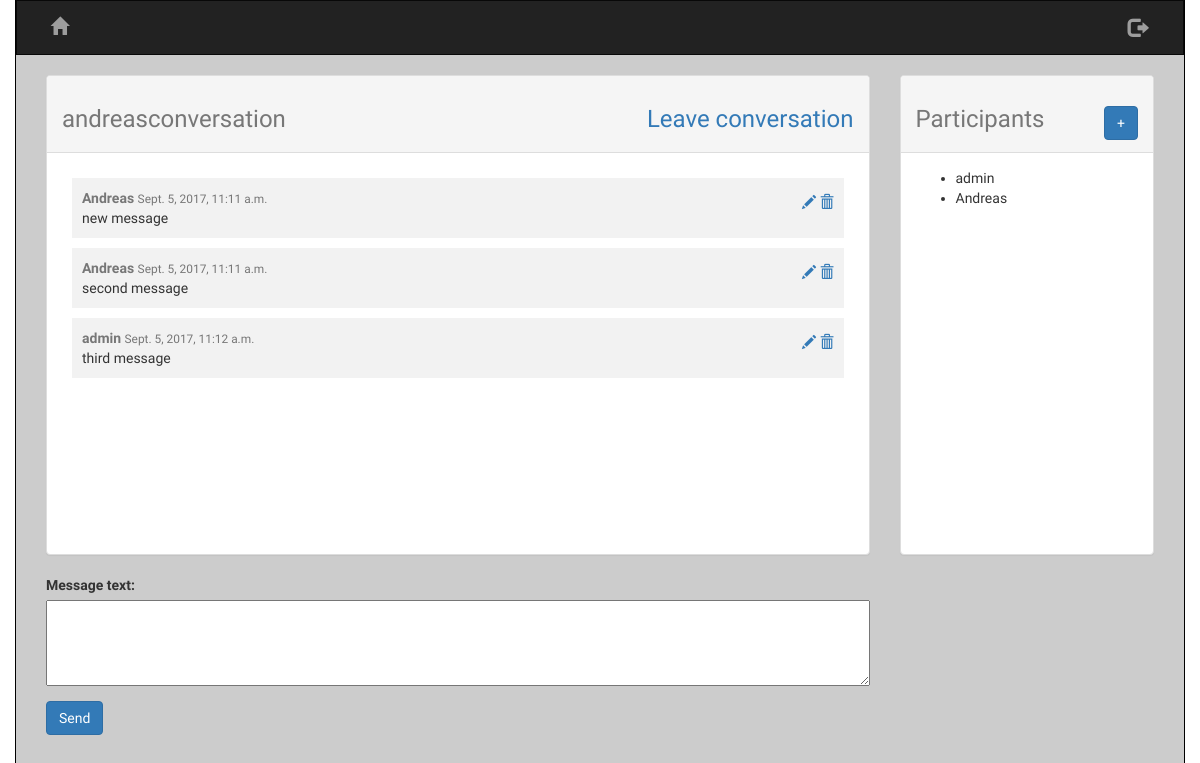
The app's page /messenger/conversations/48/ with its own data.
### messenger/models.py (models this page shows, shortened)
class Conversation(models.Model):
	participants = models.ManyToManyField(User)
	created = models.DateTimeField(auto_now=True)
	conversation_name = models.CharField(max_length=100)

class Message(models.Model):
	sent_by = models.ForeignKey(User, related_name='sent_by')
	conversation = models.ForeignKey(Conversation, on_delete=models.CASCADE)
	message_text = models.CharField(max_length=1000)
	timestamp = models.DateTimeField(auto_now_add=True)

### messenger/views.py (the view, shortened to what this page needs)
# urls.py: url(r'^conversations/(?P<conversation_id>[0-9]+)/$', views.ConversationView.as_view(), name="conversation"),
class ConversationView(generic.TemplateView):
	template_name = 'messenger/conversation.html'
	def get(self, request, conversation_id):
		conversation = Conversation.objects.get(pk=conversation_id)
		participants = conversation.participants.all()
		messages = conversation.message_set.all().order_by('timestamp')
		messageform = MessageForm()
		participantform = AddParticipantForm()
		return render(request, 'messenger/conversation.html',
			{'messageform': messageform, 'participantform': participantform, 'conversation': conversation, 'participants': participants, 'messages': messages, 'pk': conversation_id})

### messenger/forms.py
class MessageForm(forms.ModelForm):
	class Meta:
		model = Message
		fields = ('message_text',)
		widgets = {'message_text': forms.Textarea(attrs={'rows': 4})}

class AddParticipantForm(forms.Form):
	username = forms.CharField(max_length=150)
	class Meta:
		fields = ('username',)

### messenger/templates/messenger/conversation.html (shortened to what this page needs)
{% extends 'messenger/base.html' %}
{% block scripts %}
  {% load staticfiles %}
  <link rel="stylesheet" type="text/css" href={% static 'messenger/css/conversation.css' %} />
{% endblock %}
{% block content %}
  <div class="col-md-9" style="float: left;">
  <div class="panel panel-default">
    <div class="panel-heading">
      <div class="panel-title">
        <h3 class="text-muted">
      		{{ conversation.conversation_name }}
      		<a style="float: right;" href="{% url 'messenger:leaveconversation' conversation.pk %}">Leave conversation</a>
      	</h3>
      </div>
    </div>
    <div class="panel-body">
      {% if messages %}
        {% for message in messages %}
          <div class="messagerow">
            <strong class="text-muted">{{ message.sent_by }}</strong>
            <small class="text-muted">{{ message.timestamp }}</small>
            <span style="float: right; padding-top: 5px;"
  						<a href="{% url 'messenger:editmessage' message.pk %}">
  							<span class="glyphicon glyphicon-pencil"></span>
  						</a>
  						<a href="{% url 'messenger:removemessage' message.pk %}">
  							<span class="glyphicon glyphicon-trash"></span>
  						</a>
            </span>
            <br />
            {{ message.message_text }}
          </div>
        {% endfor %}
        {% else %}
          <p>Nothing to see here...</p>
        {% endif %}
      </div>
    </div>
    <div>
        <form method="post" class="input">
          {{ messageform.as_p }}
          <button type="submit" class="btn btn-primary" id="sendmessage">Send</button>
        </form>
      </div>
  </div>
  <div class="col-md-3" style="float: right;">
    <div class="panel panel-default">
      <div class="panel-heading">
        <div class="panel-title">
          <h3 class="text-muted">
            Participants
          <form action="{% url 'messenger:addparticipant' conversation.pk %}" style="float: right;">
            <button class="btn btn-primary">+</button>
          </form>
          </h3>
        </div>
      </div>
      <div class="panel-body">
        {% if participants %}
      		<ul>
      			{% for p in participants %}
      				<li>{{ p.username }}</li>
      			{% endfor %}
      		</ul>
        {% endif %}
      </div>
    </div>
{% endblock %}

### messenger/static/messenger/css/style.css (style rules this page uses)
body { font-family: Yantramanav; background-image: url("https://blog.spoongraphics.co.uk/wp-content/uploads/2012/textures/19.jpg"); }

### messenger/static/messenger/css/conversation.css (style rules this page uses)
.panel { height: 60vh; overflow: auto; }
.panel-heading { position: sticky; z-index: 99999; top: 0; }
textarea { width: 100%; }
.messagerow { padding: 10px; margin: 10px; background-color: #f2f2f2; }

### records on screen
Conversation: conversation_name "andreasconversation"
Message: sent_by "Andreas", timestamp "Sept. 5, 2017, 11:11 a.m.", message_text "new message"
Message: sent_by "Andreas", timestamp "Sept. 5, 2017, 11:11 a.m.", message_text "second message"
Message: sent_by "admin", timestamp "Sept. 5, 2017, 11:12 a.m.", message_text "third message"

### other values on screen
{{ p.username }} "admin"
{{ p.username }} "Andreas"
